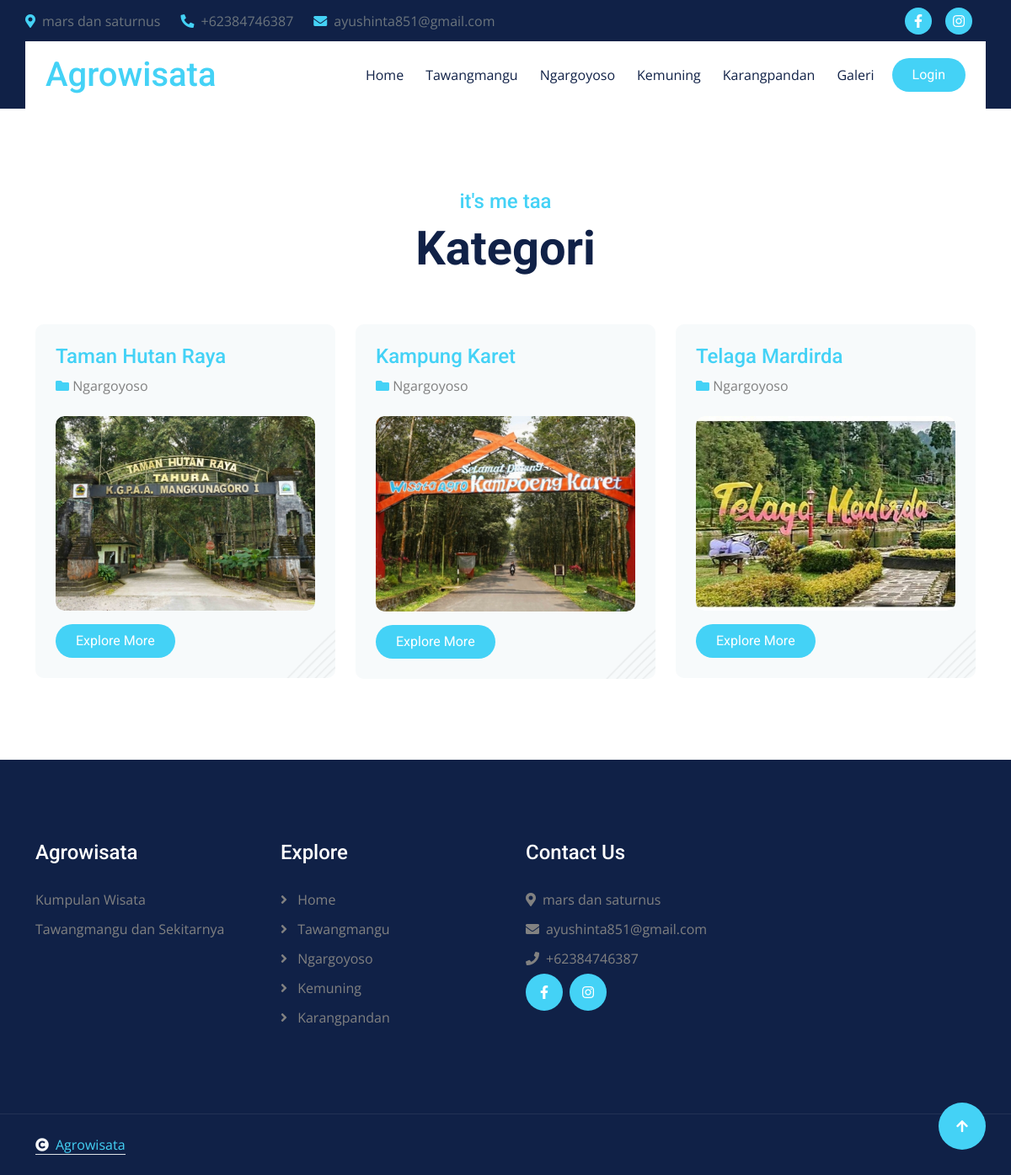
/home/kategori/17, run on the app's committed database.
### tables this page shows
CREATE TABLE `konfigurasi` (
  `id_konfigurasi` int NOT NULL,
  `judul_website` varchar(200) NOT NULL,
  `profil_website` text NOT NULL,
  `instagram` varchar(200) NOT NULL,
  `facebook` varchar(200) NOT NULL,
  `email` varchar(200) NOT NULL,
  `alamat` varchar(300) NOT NULL,
  `no_wa` varchar(200) NOT NULL
);

CREATE TABLE `kategori` (
  `id_kategori` int NOT NULL,
  `nama_kategori` varchar(200) NOT NULL
);

CREATE TABLE `konten` (
  `id_konten` int NOT NULL,
  `judul` varchar(200) NOT NULL,
  `keterangan` text NOT NULL,
  `foto` varchar(200) NOT NULL,
  `slug` varchar(200) NOT NULL,
  `id_kategori` varchar(200) NOT NULL,
  `tanggal` date NOT NULL,
  `username` varchar(100) NOT NULL
);

### application/controllers/Home.php (called while the page is built, shortened)
<?php
class Home extends CI_Controller {
    public function kategori($id){
        $this->db->from('konfigurasi');
        $konfig = $this->db->get()->row();
        $this->db->from('kategori');
        $kategori = $this->db->get()->result_array();
        $this->db->from('caraousel');
        $this->db->from('konten a');
        $this->db->join('kategori b','a.id_kategori=b.id_kategori','left');
        $this->db->join('user c','a.username=c.username','left');
        $this->db->where('a.id_kategori',$id);
        $konten = $this->db->get()->result_array();
        $this->db->from('kategori');
        $nama_kategori = $this->db->get()->row()->nama_kategori;
        $this->db->where('id_kategori',$id);
        $data = array(
            'judul'     => $nama_kategori." | Tata",
            'nama_kategori' => $nama_kategori,
            'konfig'    => $konfig,
            'kategori'  => $kategori,
            'konten'  => $konten
        );
        $this->load->view('kategori',$data);
	}
}

### index.php (called while the page is built, shortened)
<?php
require_once BASEPATH.'core/CodeIgniter.php';

### application/views/kategori.php (the view, shortened to what this page needs)
<!DOCTYPE html>
<html lang="en">
<head>
	<link rel="stylesheet" href="https://use.fontawesome.com/releases/v5.15.4/css/all.css" />
	<link href="https://cdn.jsdelivr.net/npm/bootstrap-icons@1.4.1/font/bootstrap-icons.css" rel="stylesheet">
	<link rel="stylesheet" href="https://cdnjs.cloudflare.com/ajax/libs/animate.css/4.1.1/animate.min.css" />
	<link href="<?= base_url('assets/investa/'); ?>lib/animate/animate.min.css" rel="stylesheet">
	<link href="<?= base_url('assets/investa/'); ?>lib/owlcarousel/assets/owl.carousel.min.css" rel="stylesheet">
	<link href="<?= base_url('assets/investa/'); ?>lib/lightbox/css/lightbox.min.css" rel="stylesheet">
	<link href="<?= base_url('assets/investa/'); ?>css/bootstrap.min.css" rel="stylesheet">
	<link href="<?= base_url('assets/investa/'); ?>css/style.css" rel="stylesheet">
</head>
<body>
	<div class="container-fluid topbar px-0 d-none d-lg-block">
		<div class="container px-0">
			<div class="row gx-0 align-items-center" style="height: 45px;">
				<div class="col-lg-8 text-center text-lg-start mb-lg-0">
					<div class="d-flex flex-wrap">
						<a href="#" class="text-muted me-4"><i class="fas fa-map-marker-alt text-primary me-2"></i><?= $konfig->alamat; ?></a>
						<a href="#" class="text-muted me-4"><i
								class="fas fa-phone-alt text-primary me-2"></i><?= $konfig->no_wa; ?></a>
						<a href="#" class="text-muted me-0"><i
								class="fas fa-envelope text-primary me-2"></i><?= $konfig->email; ?></a>
					</div>
				</div>
				<div class="col-lg-4 text-center text-lg-end">
					<div class="d-flex align-items-center justify-content-end">
						<a href="<?= $konfig->facebook ?>" class="btn btn-primary btn-square rounded-circle nav-fill me-3"><i
								class="fab fa-facebook-f text-white"></i></a>
						<a href="<?= $konfig->instagram ?>" class="btn btn-primary btn-square rounded-circle nav-fill me-3"><i
								class="fab fa-instagram text-white"></i></a>
					</div>
				</div>
			</div>
		</div>
	</div>
	<div class="container-fluid sticky-top px-0">
		<div class="container px-0">
			<nav class="navbar navbar-expand-lg navbar-dark bg-white py-3 px-4">
				<a href="<?= base_url(); ?>" class="navbar-brand p-0">
					<h1 class="text-primary m-0"><?= $konfig->judul_website; ?></h1>
				</a>
				<div class="collapse navbar-collapse" id="navbarCollapse">
					<div class="navbar-nav ms-auto py-0 ">
						<a href="<?= base_url(); ?>" class="nav-item nav-link">Home</a>
						<?php foreach($kategori as $ka) { ?>
						<a href="<?= base_url('home/kategori/'.$ka['id_kategori']) ?>"
							class="nav-item nav-link"><?= $ka['nama_kategori']?> </a>
						<?php } ?>
						<a href="<?= base_url('home/galeri')?>" class="nav-item nav-link">Galeri</a>
					</div>
					<div class="d-flex align-items-center flex-nowrap pt-xl-0">
						<a href="<?= base_url('Ror')?>"
							class="btn btn-primary rounded-pill text-white py-2 px-4 ms-2 flex-wrap flex-sm-shrink-0">Login</a>
					</div>
				</div>
			</nav>
		</div>
	</div>
	<div class="container-fluid blog py-5">
		<div class="container py-5">
			<div class="text-center mx-auto pb-5 wow fadeInUp" data-wow-delay="0.1s" style="max-width: 800px;">
				<h4 class="text-primary">it's me taa</h4>
				<h1 class="display-4">Kategori</h1>
			</div>
			<div class="row g-4 justify-content-center">
            <?php foreach($konten as $ko){ ?>
				<div class="col-md-6 col-lg-6 col-xl-4 wow fadeInUp" data-wow-delay="0.1s">
					<div class="blog-item bg-light rounded p-4" style="background-image: url(img/bg.png);">
						<div class="mb-4">
							<h4 class="text-primary mb-2"><?= $ko['judul'] ?></h4>
							<div class="d-flex justify-content-between">
								<p class="mb-0"><span class="fa fa-folder text-primary"></span> <?= $ko['nama_kategori'] ?></p>
							</div>
						</div>
						<div class="project-img">
						</div>
						<a class="btn btn-primary rounded-pill py-2 px-4 mt-3" href="<?= base_url('home/artikel/'.$ko['slug']) ?>">Explore More</a>
					</div>
				</div>
                <?php } ?>
			</div>
		</div>
	</div>
	<div class="container-fluid footer py-5 wow fadeIn" data-wow-delay="0.2s" >
		<div class="container py-5">
			<div class="row g-5">
				<div class="col-md-6 col-lg-6 col-xl-3">
					<div class="footer-item d-flex flex-column">
						<div class="footer-item">
							<h4 class="text-white mb-4"><?= $konfig->judul_website; ?></h4>
							<p class="mb-3"><?= $konfig->profil_website; ?></p>
						</div>
					</div>
				</div>
				<div class="col-md-6 col-lg-6 col-xl-3">
					<div class="footer-item d-flex flex-column">
						<h4 class="text-white mb-4">Explore</h4>
						<a href="<?= base_url(); ?>"><i class="fas fa-angle-right me-2"></i> Home</a>
                        <?php foreach($kategori as $ka) { ?>
						<a href="<?= base_url('home/kategori/'.$ka['id_kategori']) ?>"><i class="fas fa-angle-right me-2"></i> <?= $ka['nama_kategori']?></a>
                        <?php } ?>
					</div>
				</div>
				<div class="col-md-6 col-lg-6 col-xl-3">
					<div class="footer-item d-flex flex-column">
						<h4 class="text-white mb-4">Contact Us</h4>
						<a href=""><i class="fa fa-map-marker-alt me-2"></i><?= $konfig->alamat; ?></a>
						<a href=""><i class="fas fa-envelope me-2"></i><?= $konfig->email; ?></a>
						<a href=""><i class="fas fa-phone me-2"></i><?= $konfig->no_wa; ?></a>
						<div class="d-flex align-items-center">
							<a class="btn btn-light btn-md-square me-2" href="<?= $konfig->facebook ?>"><i class="fab fa-facebook-f"></i></a>
							<a class="btn btn-light btn-md-square me-2" href="<?= $konfig->instagram; ?>"><i class="fab fa-instagram"></i></a>
						</div>
					</div>
				</div>
			</div>
		</div>
	</div>
	<div class="container-fluid copyright py-4">
		<div class="container">
			<div class="row g-4 align-items-center">
				<div class="col-md-6 text-center text-md-start mb-md-0">
					<span class="text-body"><a href="#" class="border-bottom text-primary"><i
								class="fas fa-copyright text-light me-2"></i><?= $konfig->judul_website ?></a></span>
				</div>
			</div>
		</div>
	</div>
	<a href="#" class="btn btn-primary btn-lg-square back-to-top"><i class="fa fa-arrow-up"></i></a>
</body>
</html>

### assets/Investa/css/style.css (style rules this page uses)
.back-to-top { position: fixed; right: 30px; bottom: 30px; display: flex; width: 45px; height: 45px; align-items: center; justify-content: center; transition: 0.5s; z-index: 99; }
.btn { font-weight: 600; transition: .5s; }
.btn-square { width: 32px; height: 32px; }
.btn-md-square { width: 44px; height: 44px; }
.btn-lg-square { width: 56px; height: 56px; }
.btn-square, .btn-sm-square, .btn-md-square, .btn-lg-square, .btn-xl-square { padding: 0; display: flex; align-items: center; justify-content: center; font-weight: normal; border-radius: 50%; }
.btn.btn-primary { background: var(--bs-primary) !important; color: var(--bs-white) !important; font-family: 'Roboto', sans-serif; border: none; font-weight: 400; transition: 0.5s; }
.btn.btn-light { background: var(--bs-primary) !important; color: var(--bs-white) !important; font-family: 'Roboto', sans-serif; border: none; font-weight: 400; transition: 0.5s; }
.topbar { padding: 2px 10px 2px 20px; background: var(--bs-dark) !important; }
.sticky-top, .sticky-top .container { transition: 0.5s !important; }
.navbar .navbar-nav .nav-item.nav-link, .navbar .navbar-nav .nav-link { color: var(--bs-dark) !important; }
.navbar .navbar-nav .nav-item { position: relative; margin: 0 5px !important; }
.navbar .navbar-nav .nav-item::before, .navbar .navbar-nav .nav-item::after { position: absolute; content: ""; width: 0; height: 0; border: 0px solid var(--bs-primary); transition: 0.5s; }
.navbar .navbar-nav .nav-item::before { top: 0; left: 0; }
.navbar .navbar-nav .nav-item::after { bottom: 0; right: 0; }
.blog .blog-item .project-img { position: relative; overflow: hidden; border-radius: 10px; transition: 0.5s; }
.footer { background: var(--bs-dark); }
.footer .footer-item a { line-height: 35px; color: var(--bs-body); transition: 0.5s; }
.footer .footer-item p { line-height: 35px; }
.copyright { border-top: 1px solid rgba(255, 255, 255, 0.08); background: var(--bs-dark) !important; }

### data on the page
konfigurasi: alamat "mars dan saturnus", no_wa "+62384746387", email "ayushinta851@gmail.com", judul_website "Agrowisata", profil_website "Kumpulan Wisata Tawangmangu dan Sekitarnya"
kategori: nama_kategori "Tawangmangu"
kategori: nama_kategori "Ngargoyoso"
kategori: nama_kategori "Kemuning"
kategori: nama_kategori "Karangpandan"
konten: judul "Taman Hutan Raya", id_kategori.nama_kategori "Ngargoyoso"
konten: judul "Kampung Karet", id_kategori.nama_kategori "Ngargoyoso"
konten: judul "Telaga Mardirda", id_kategori.nama_kategori "Ngargoyoso"
